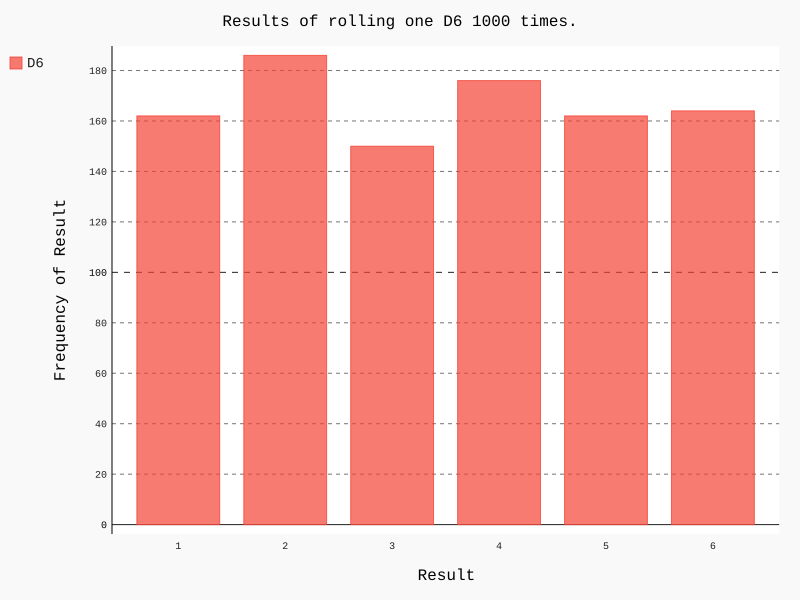

Here is the Python script that generated this plot:
# Name: Pohsun Chang
# Student ID: 830911
# Due Date: 12/14/2019
# MSITM 6341
import pygal
from die import Die
# Create a D6
die = Die()
# Make some rolls, and store results in a list.
results = [] 

for roll_num in range(1000):    
    result = die.roll()    
    results.append(result)    
    # Analyze the results. 
    frequencies = [] 
    for value in range(1, die.num_sides+1): 
        frequency = results.count(value)
        frequencies.append(frequency)    
    
    # Visualize the results. 
    hist = pygal.Bar()        # a bar chart by creating an instance of pygal.Bar()
    hist.title = "Results of rolling one D6 1000 times." 
    hist.x_labels = ['1', '2', '3', '4', '5', '6'] 
    hist.x_title = "Result" 
    hist.y_title = "Frequency of Result"
    
    #Passing a label for the set of values to be added and a list of the values to appear on the chart
    hist.add('D6', frequencies) 
    hist.render_to_file('die_visual.svg')
